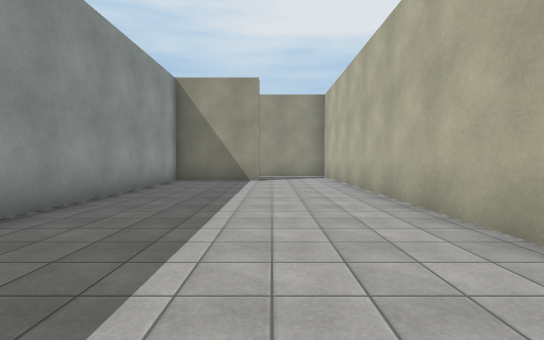
[1] (above)

19 first-person views from a walk through a Unity game level. The camera is 1.4 m above the floor, tilts 2° down and sees 85° across. The floor is counted in squares, 2 m on a side. Each view is taken from the middle of a square. On the plan, view 1 faces up. The plan holds only what a view shows up to about 10 squares ahead; the rest is blank. The place goes on beyond the plan. The player is left out. Surface patterns are stand-ins for the level's own textures.

[2]
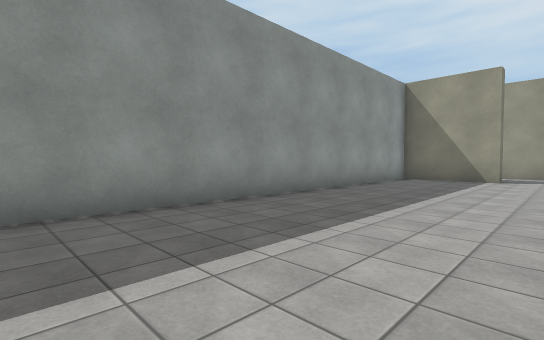

[3]
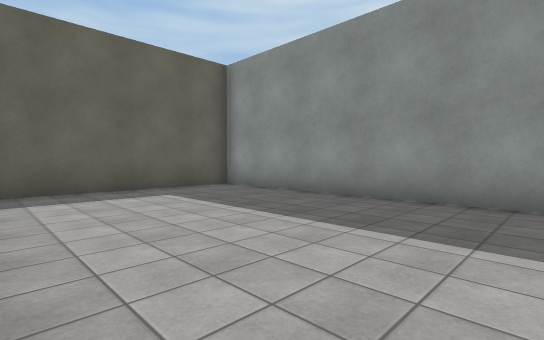

[4]
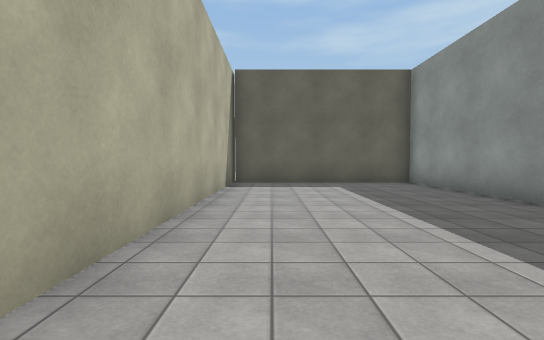

[5]
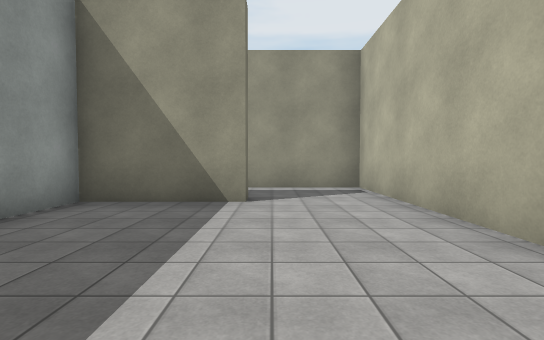

[6]
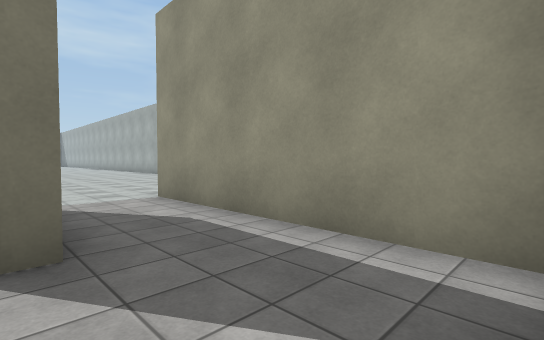

[7]
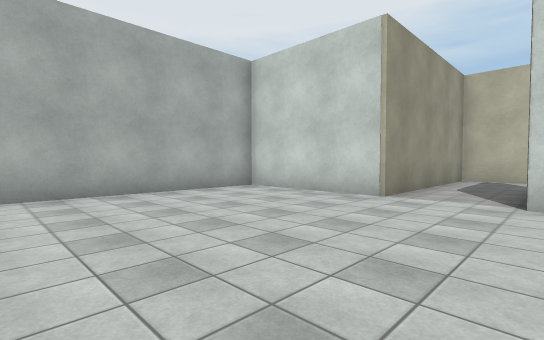

[8]
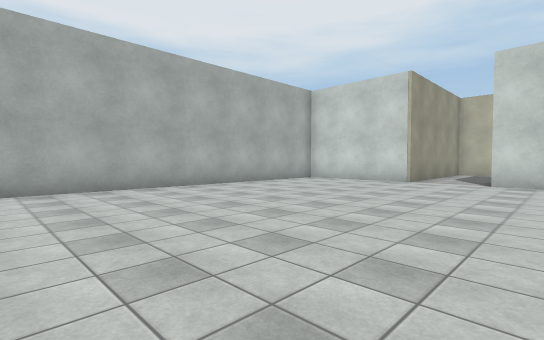

[9]
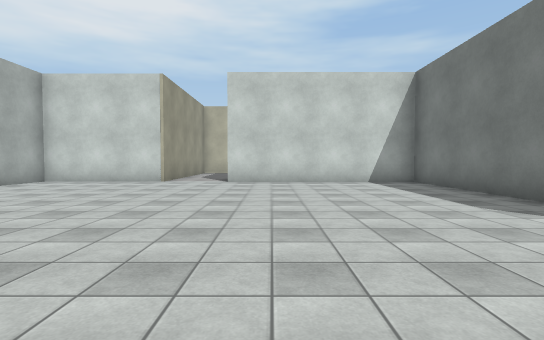

[10]
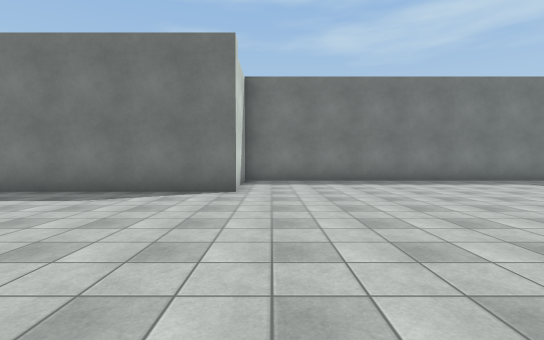

[11]
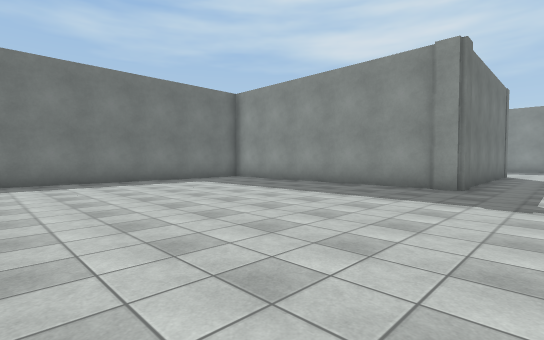

[12]
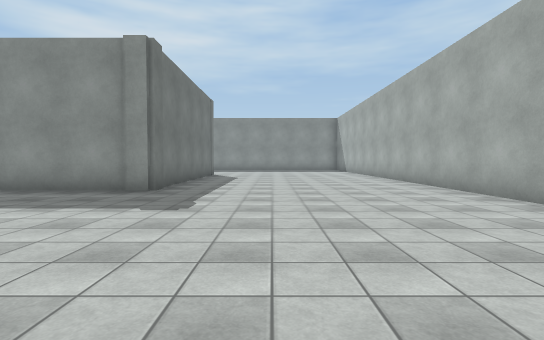

[13]
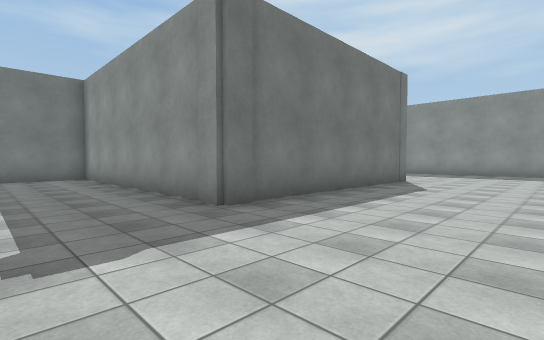

[14]
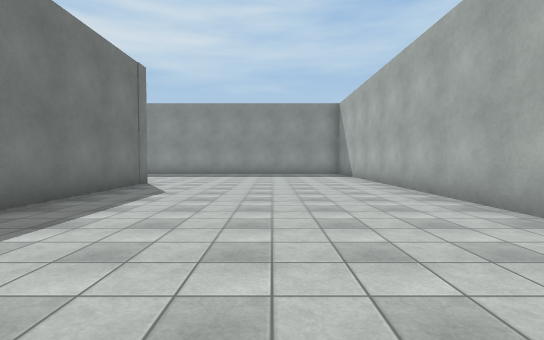

[15]
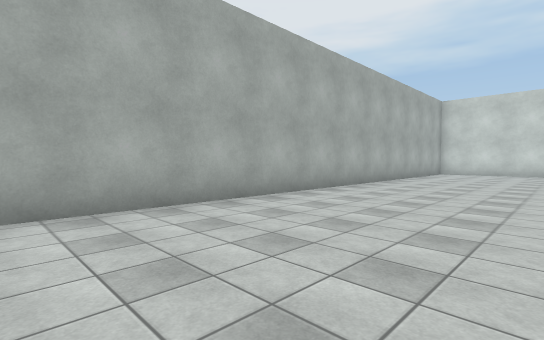

[16]
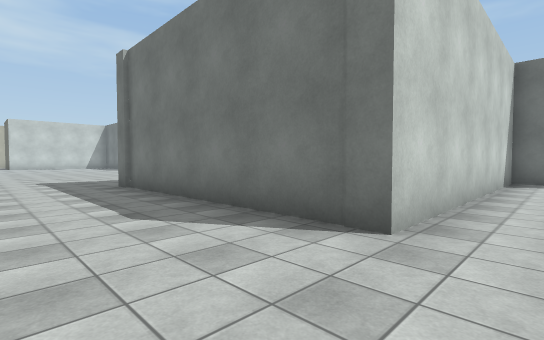

[17]
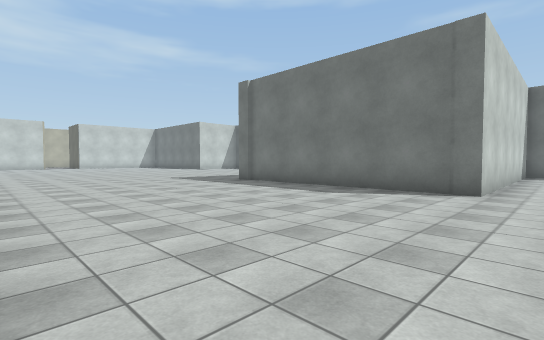

[18]
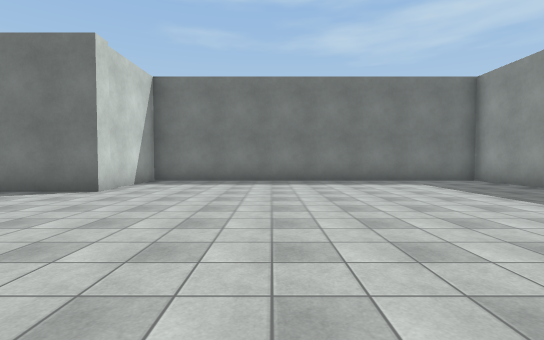

[19]
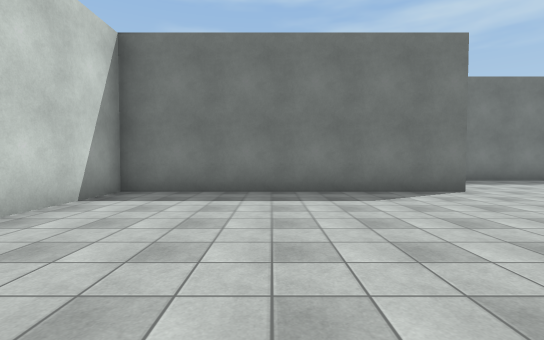

### Floor plan
Points are (right, up) in squares from view 1. A wall is a line through its corners. A room is listed if a view was taken in it or the views show most of it. See-through windows are left out.
Room 1 (views 1, 2, 3, 4, 5, 6)
walls: (-0.4, 10.5) (-0.4, 9.9) (-3.2, 9.9) (-3.2, -6) (2.2, -6) (2.2, 12.5) (-3.7, 12.5)
ways out: opening at (-3, 11.5) to room 2
Room 2 (views 7, 8, 9, 10, 11, 12, 13, 14, 15, 16, 17, 18, 19)
walls: (-3.7, 12.5) (-3.7, 16.2) (-30, 16.2); (-29.6, 1.2) (-28.9, 1.2) (-28.9, 9.3) (-21.7, 9.3) (-21.7, 1.2) (-11.1, 1.2) (-11.1, 4.5) (-3.7, 4.5) (-3.7, 10.5)
ways out: opening at (-3, 11.5) to room 1

Where each view was taken, in squares from view 1:
view 1: 0 up, 0 right, facing up
view 2: 1 down, 1 right, facing up-left
view 3: 1 up, 2 right, facing down-left
view 4: 3 up, 1 right, facing down
view 5: 5 up, 0 right, facing up
view 6: 10 up, 2 right, facing up-left
view 7: 10 up, 9 left, facing up-right
view 8: 9 up, 13 left, facing up-right
view 9: 9 up, 13 left, facing right
view 10: 11 up, 12 left, facing down
view 11: 11 up, 14 left, facing down-left
view 12: 12 up, 15 left, facing left
view 13: 13 up, 19 left, facing down-left
view 14: 13 up, 20 left, facing left
view 15: 12 up, 19 left, facing up-right
view 16: 12 up, 30 left, facing down-right
view 17: 16 up, 30 left, facing down-right
view 18: 11 up, 15 left, facing down
view 19: 11 up, 7 left, facing down
